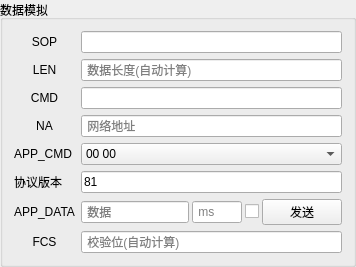
           <widget class="QGroupBox" name="groupBox_6">
            <property name="sizePolicy">
             <sizepolicy hsizetype="Expanding" vsizetype="Preferred">
              <horstretch>0</horstretch>
              <verstretch>0</verstretch>
             </sizepolicy>
            </property>
            <property name="title">
             <string>数据模拟</string>
            </property>
            <layout class="QHBoxLayout" name="horizontalLayout_5">
             <item>
              <layout class="QGridLayout" name="gridLayout">
               <item row="0" column="0">
                <widget class="QLabel" name="label_SendSop">
                 <property name="enabled">
                  <bool>true</bool>
                 </property>
                 <property name="sizePolicy">
                  <sizepolicy hsizetype="Preferred" vsizetype="Preferred">
                   <horstretch>0</horstretch>
                   <verstretch>0</verstretch>
                  </sizepolicy>
                 </property>
                 <property name="text">
                  <string>&lt;html&gt;&lt;head/&gt;&lt;body&gt;&lt;p align=&quot;center&quot;&gt;SOP&lt;/p&gt;&lt;/body&gt;&lt;/html&gt;</string>
                 </property>
                </widget>
               </item>
               <item row="0" column="1">
                <widget class="QLineEdit" name="lineEdit_SendSop">
                 <property name="sizePolicy">
                  <sizepolicy hsizetype="Expanding" vsizetype="Fixed">
                   <horstretch>0</horstretch>
                   <verstretch>0</verstretch>
                  </sizepolicy>
                 </property>
                 <property name="readOnly">
                  <bool>true</bool>
                 </property>
                 <property name="placeholderText">
                  <string/>
                 </property>
                </widget>
               </item>
               <item row="1" column="0">
                <widget class="QLabel" name="label_SendLen">
                 <property name="sizePolicy">
                  <sizepolicy hsizetype="Preferred" vsizetype="Preferred">
                   <horstretch>0</horstretch>
                   <verstretch>0</verstretch>
                  </sizepolicy>
                 </property>
                 <property name="text">
                  <string>&lt;html&gt;&lt;head/&gt;&lt;body&gt;&lt;p align=&quot;center&quot;&gt;LEN&lt;/p&gt;&lt;/body&gt;&lt;/html&gt;</string>
                 </property>
                </widget>
               </item>
               <item row="1" column="1">
                <widget class="QLineEdit" name="lineEdit_SendLen">
                 <property name="sizePolicy">
                  <sizepolicy hsizetype="Expanding" vsizetype="Fixed">
                   <horstretch>0</horstretch>
                   <verstretch>0</verstretch>
                  </sizepolicy>
                 </property>
                 <property name="readOnly">
                  <bool>true</bool>
                 </property>
                 <property name="placeholderText">
                  <string> 数据长度(自动计算)</string>
                 </property>
                </widget>
               </item>
               <item row="2" column="0">
                <widget class="QLabel" name="label_Send_Cmd">
                 <property name="text">
                  <string>&lt;html&gt;&lt;head/&gt;&lt;body&gt;&lt;p align=&quot;center&quot;&gt;CMD&lt;/p&gt;&lt;/body&gt;&lt;/html&gt;</string>
                 </property>
                </widget>
               </item>
               <item row="2" column="1">
                <widget class="QLineEdit" name="lineEdit_Send_Cmd">
                 <property name="readOnly">
                  <bool>true</bool>
                 </property>
                 <property name="placeholderText">
                  <string/>
                 </property>
                </widget>
               </item>
               <item row="3" column="0">
                <widget class="QLabel" name="label_SendNa">
                 <property name="sizePolicy">
                  <sizepolicy hsizetype="Preferred" vsizetype="Preferred">
                   <horstretch>0</horstretch>
                   <verstretch>0</verstretch>
                  </sizepolicy>
                 </property>
                 <property name="text">
                  <string>&lt;html&gt;&lt;head/&gt;&lt;body&gt;&lt;p align=&quot;center&quot;&gt;NA&lt;/p&gt;&lt;/body&gt;&lt;/html&gt;</string>
                 </property>
                </widget>
               </item>
               <item row="3" column="1">
                <widget class="QLineEdit" name="lineEdit_SendNa">
                 <property name="sizePolicy">
                  <sizepolicy hsizetype="Expanding" vsizetype="Fixed">
                   <horstretch>0</horstretch>
                   <verstretch>0</verstretch>
                  </sizepolicy>
                 </property>
                 <property name="text">
                  <string/>
                 </property>
                 <property name="readOnly">
                  <bool>false</bool>
                 </property>
                 <property name="placeholderText">
                  <string> 网络地址</string>
                 </property>
                </widget>
               </item>
               <item row="4" column="0">
                <widget class="QLabel" name="label_SendCmd">
                 <property name="sizePolicy">
                  <sizepolicy hsizetype="Maximum" vsizetype="Preferred">
                   <horstretch>0</horstretch>
                   <verstretch>0</verstretch>
                  </sizepolicy>
                 </property>
                 <property name="text">
                  <string>&lt;html&gt;&lt;head/&gt;&lt;body&gt;&lt;p align=&quot;center&quot;&gt;APP_CMD&lt;/p&gt;&lt;/body&gt;&lt;/html&gt;</string>
                 </property>
                </widget>
               </item>
               <item row="4" column="1">
                <widget class="QComboBox" name="comboBox_Send_AppCmd">
                 <property name="sizePolicy">
                  <sizepolicy hsizetype="Expanding" vsizetype="Fixed">
                   <horstretch>0</horstretch>
                   <verstretch>0</verstretch>
                  </sizepolicy>
                 </property>
                 <property name="toolTip">
                  <string>&lt;html&gt;&lt;head/&gt;&lt;body&gt;&lt;p&gt;00 00 &lt;span style=&quot; font-family:'宋体';&quot;&gt;指示协调器此数据需要转发给节点的应用程序数据&lt;/span&gt;&lt;/p&gt;&lt;p&gt;00 02 给节点发送数据&lt;/p&gt;&lt;p&gt;01 01 &lt;span style=&quot; font-family:'宋体';&quot;&gt;指示协调器根据给定&lt;/span&gt;&lt;span style=&quot; font-family:'Arial';&quot;&gt;mac&lt;/span&gt;&lt;span style=&quot; font-family:'宋体';&quot;&gt;地址查找网络地址&lt;/span&gt;&lt;/p&gt;&lt;p&gt;01 02 &lt;span style=&quot; font-family:'宋体';&quot;&gt;指示协调器根据给定的网络地址查找&lt;/span&gt;&lt;span style=&quot; font-family:'Arial';&quot;&gt;mac&lt;/span&gt;&lt;span style=&quot; font-family:'宋体';&quot;&gt;地址&lt;/span&gt;&lt;/p&gt;&lt;/body&gt;&lt;/html&gt;</string>
                 </property>
                 <item>
                  <property name="text">
                   <string>00 00</string>
                  </property>
                 </item>
                 <item>
                  <property name="text">
                   <string>00 02</string>
                  </property>
                 </item>
                 <item>
                  <property name="text">
                   <string>01 01</string>
                  </property>
                 </item>
                 <item>
                  <property name="text">
                   <string>01 02</string>
                  </property>
                 </item>
                </widget>
               </item>
               <item row="5" column="0">
                <widget class="QLabel" name="LoRa_label_release">
                 <property name="text">
                  <string>协议版本</string>
                 </property>
                </widget>
               </item>
               <item row="5" column="1">
                <widget class="QLineEdit" name="LoRa_lineEdit_release">
                 <property name="text">
                  <string>81</string>
                 </property>
                 <property name="placeholderText">
                  <string> 协议版本</string>
                 </property>
                </widget>
               </item>
               <item row="6" column="0">
                <widget class="QLabel" name="label_SendData">
                 <property name="sizePolicy">
                  <sizepolicy hsizetype="Maximum" vsizetype="Fixed">
                   <horstretch>0</horstretch>
                   <verstretch>0</verstretch>
                  </sizepolicy>
                 </property>
                 <property name="text">
                  <string>&lt;html&gt;&lt;head/&gt;&lt;body&gt;&lt;p align=&quot;center&quot;&gt;APP_DATA&lt;/p&gt;&lt;/body&gt;&lt;/html&gt;</string>
                 </property>
                </widget>
               </item>
               <item row="6" column="1">
                <layout class="QHBoxLayout" name="horizontalLayout_6">
                 <property name="spacing">
                  <number>3</number>
                 </property>
                 <item>
                  <widget class="QLineEdit" name="lineEdit_SendData">
                   <property name="sizePolicy">
                    <sizepolicy hsizetype="Expanding" vsizetype="Fixed">
                     <horstretch>0</horstretch>
                     <verstretch>0</verstretch>
                    </sizepolicy>
                   </property>
                   <property name="layoutDirection">
                    <enum>Qt::LeftToRight</enum>
                   </property>
                   <property name="readOnly">
                    <bool>false</bool>
                   </property>
                   <property name="placeholderText">
                    <string> 数据</string>
                   </property>
                  </widget>
                 </item>
                 <item>
                  <widget class="QLineEdit" name="le_sendTime">
                   <property name="sizePolicy">
                    <sizepolicy hsizetype="Fixed" vsizetype="Fixed">
                     <horstretch>0</horstretch>
                     <verstretch>0</verstretch>
                    </sizepolicy>
                   </property>
                   <property name="minimumSize">
                    <size>
                     <width>50</width>
                     <height>0</height>
                    </size>
                   </property>
                   <property name="maximumSize">
                    <size>
                     <width>50</width>
                     <height>16777215</height>
                    </size>
                   </property>
                   <property name="toolTip">
                    <string>自动发送间隔时间ms</string>
                   </property>
                   <property name="placeholderText">
                    <string> ms</string>
                   </property>
                  </widget>
                 </item>
                 <item>
                  <widget class="QCheckBox" name="chk_sendEnd">
                   <property name="toolTip">
                    <string>自动发送</string>
                   </property>
                   <property name="text">
                    <string/>
                   </property>
                  </widget>
                 </item>
                 <item>
                  <widget class="QPushButton" name="pushButton_Send">
                   <property name="sizePolicy">
                    <sizepolicy hsizetype="Fixed" vsizetype="Fixed">
                     <horstretch>0</horstretch>
                     <verstretch>0</verstretch>
                    </sizepolicy>
                   </property>
                   <property name="text">
                    <string>发送</string>
                   </property>
                  </widget>
                 </item>
                </layout>
               </item>
               <item row="7" column="0">
                <widget class="QLabel" name="label_SendFcs">
                 <property name="sizePolicy">
                  <sizepolicy hsizetype="Preferred" vsizetype="Fixed">
                   <horstretch>0</horstretch>
                   <verstretch>0</verstretch>
                  </sizepolicy>
                 </property>
                 <property name="text">
                  <string>&lt;html&gt;&lt;head/&gt;&lt;body&gt;&lt;p align=&quot;center&quot;&gt;FCS&lt;/p&gt;&lt;/body&gt;&lt;/html&gt;</string>
                 </property>
                </widget>
               </item>
               <item row="7" column="1">
                <widget class="QLineEdit" name="lineEdit_SendFcs">
                 <property name="sizePolicy">
                  <sizepolicy hsizetype="Expanding" vsizetype="Fixed">
                   <horstretch>0</horstretch>
                   <verstretch>0</verstretch>
                  </sizepolicy>
                 </property>
                 <property name="readOnly">
                  <bool>true</bool>
                 </property>
                 <property name="placeholderText">
                  <string> 校验位(自动计算)</string>
                 </property>
                </widget>
               </item>
              </layout>
             </item>
            </layout>
           </widget>
